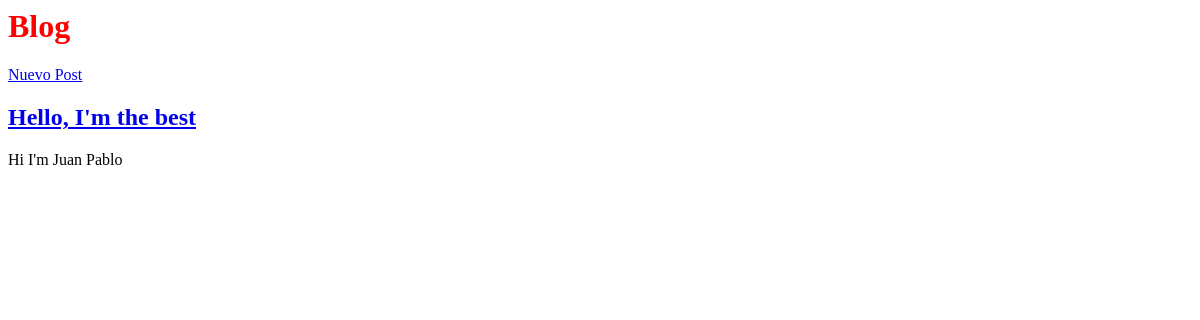
/, run on an earlier commit of the app's database.
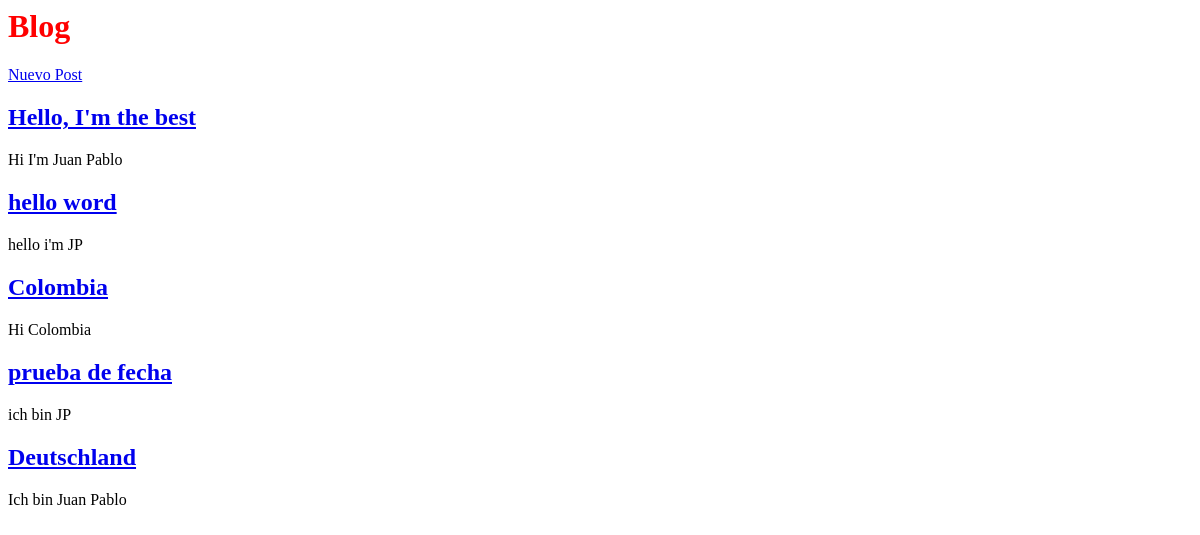
And on a later commit of the database.
### blog/models.py (models this page shows, shortened)
class Post(models.Model):
    title = models.CharField(max_length=255)
    author = models.ForeignKey(
        'auth.User',
        on_delete=models.CASCADE,
    )
    body = models.TextField()
    created = models.DateTimeField(auto_now_add=True)

### blog/views.py (the view)
# urls.py: path('', BlogListView.as_view(), name='home'),
class BlogListView(ListView):
    model = Post
    template_name = 'home.html'

### blog/templates/home.html
{% extends 'base.html' %}
{% block content %}
{% for post in post_list %}
    <div class='post-entry'>
        <h2><a href="{% url 'post_detail' pk=post.pk %}">{{post.title}}</a></h2>
        <p>{{post.body}}</p>
    </div>
{% endfor %}
{% endblock content %}

What changed in the data, as far as the page shows it:
added Post: title "hello word", body "hello i'm JP"
added Post: title "Colombia", body "Hi Colombia"
added Post: title "prueba de fecha", body "ich bin JP"
added Post: title "Deutschland", body "Ich bin Juan Pablo"
